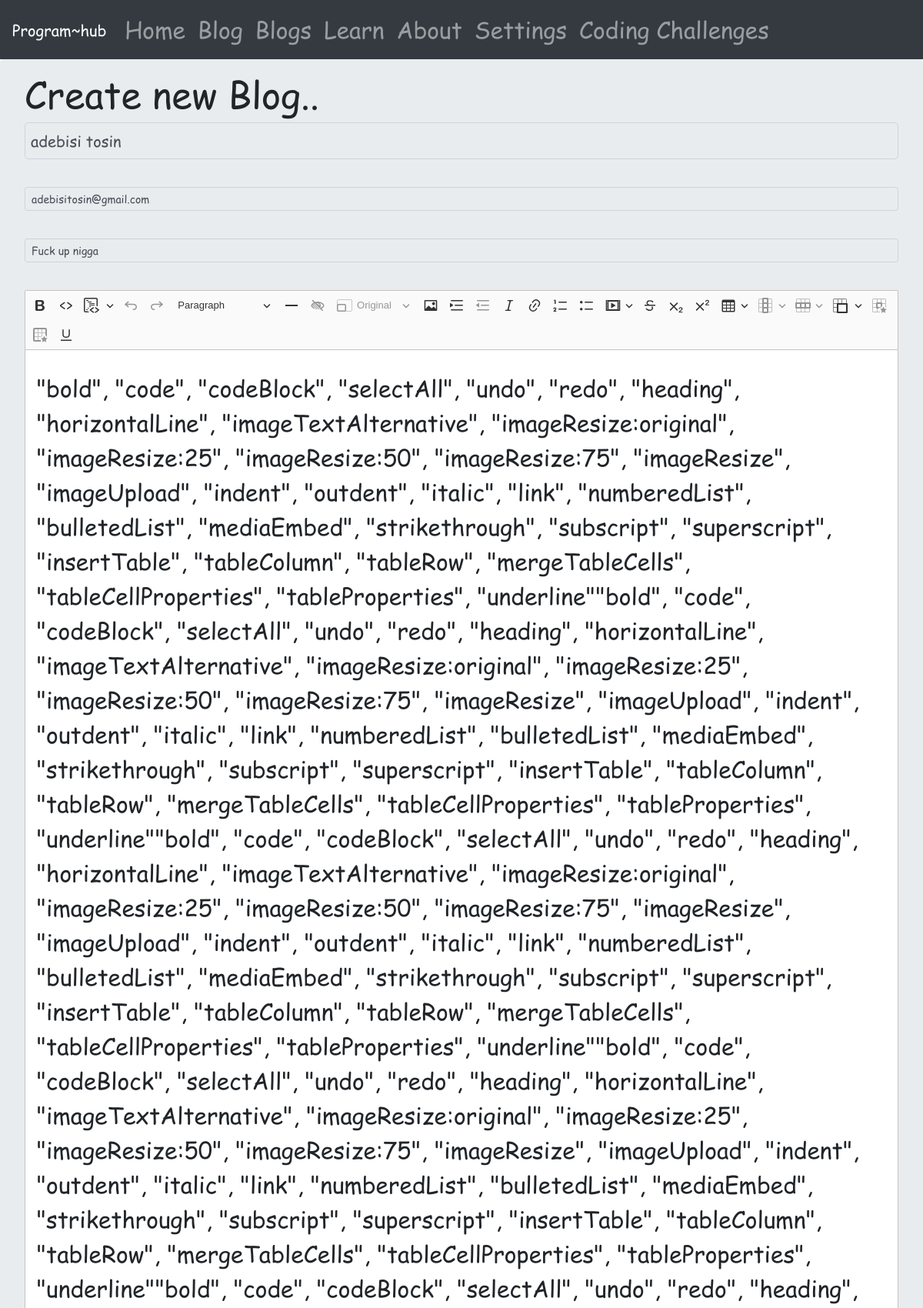
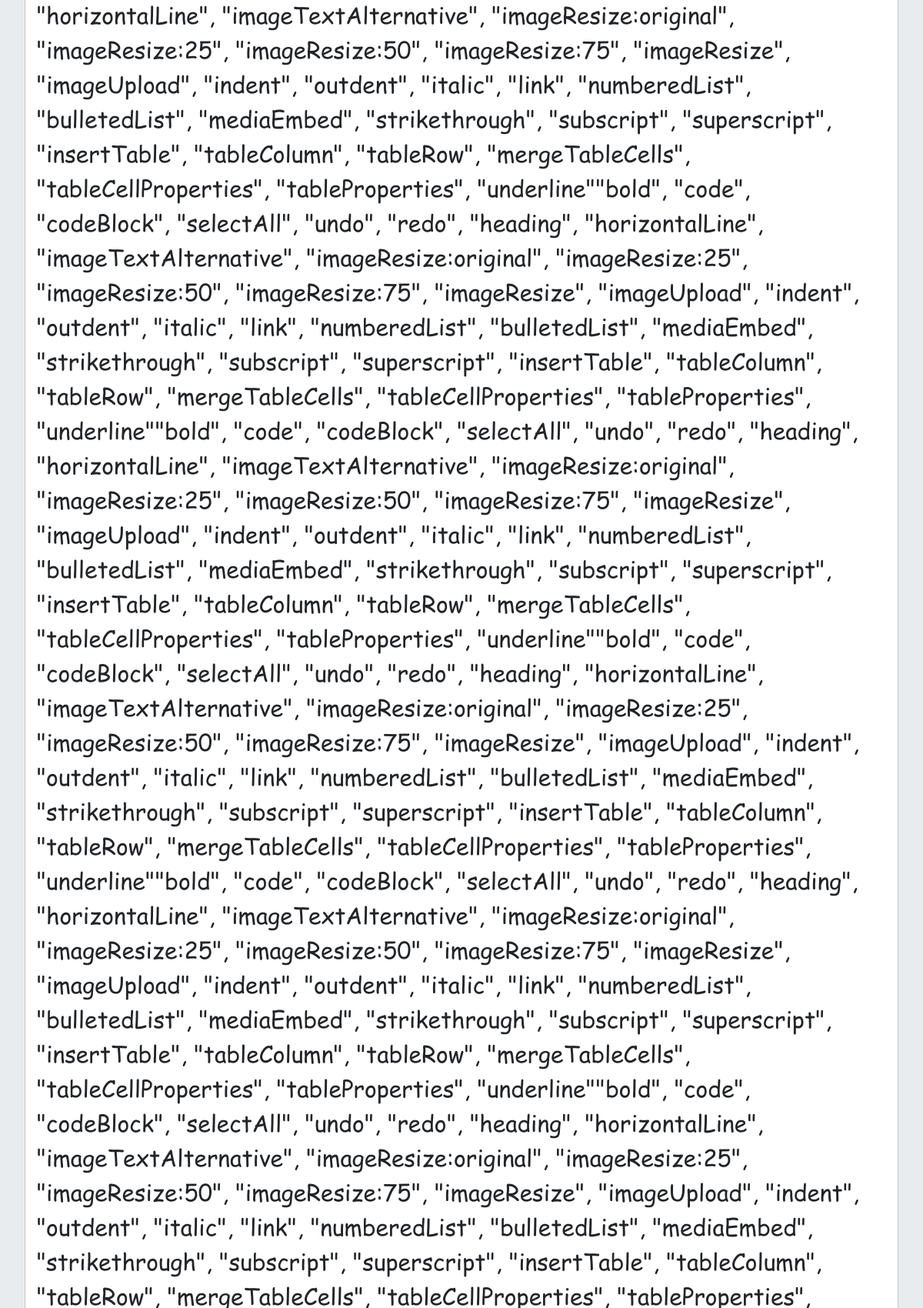
Screenshot of /edit/1 (upper part) with the database file from the repository (2 pictures, top to bottom).
### models.py (models this page shows, shortened)
class Blog(db.Model):
    __tablename__ = 'valid_blogs'
    id = db.Column(db.Integer, primary_key=True)
    name = db.Column(db.String(120), nullable=False, unique=False)
    email = db.Column(db.String(35), nullable=False, unique=False)
    title=db.Column(db.String(255), nullable=False, unique=False)
    date = db.Column(db.DateTime, nullable=False, default=datetime.datetime.utcnow())
    content = db.Column(db.Text, nullable=False, unique=True)

### app.py (the view)
@app.route('/edit/<int:id>')
def edit(id):
    blog=Blog.query.get(id)
    return render_template('blog.html', blog=blog, read="readonly", save='Save')

### templates/blog.html (shortened to what this page needs)
{% extends 'base.html' %}
{% block style %}
<link rel="stylesheet" href="{{url_for('static',filename='styles/blog.css')}}"> {% endblock %}
{% block body %}
<div class="jumbotron flex justify-content-center align-items-center jumbotrons" height="100%">
        <h3 class="">Create new Blog..</h3>
        <form>
                <input class="form-control form-control-lg nm" type="text" placeholder="Name" id="name" name="name" autocomplete="off" {{read}} value="{{blog['name']}}">
                <br>
                <input class="form-control form-control-sm" type="email" placeholder="Mail" name="mail" id='email' autocomplete="off" {{read}} value="{{blog['email']}}">
                <br>
                <input class="form-control form-control-sm" type="text" placeholder="Title" name="title" id='title' autocomplete="off" maxlength="255" {{read}} value="{{blog['title']}}">
                <br>
                <div id="blog_cont">
                </div>
        </form>
</div>
{% endblock %}

### static/styles/base.css (style rules this page uses)
body * { font-family: Comic Sans Ms; font-size:2.0vw; }
h3 { font-size: 4.0vw; }
.jumbotrons { min-height: 100vh; max-height: 100%; margin-bottom: 0rem; }

### static/styles/blog.css (style rules this page uses)
.nm { padding-left: 7px; }
.jumbotrons { padding-top: 16px; }
#blog_cont { background-color: white; font-size: 10px; border-radius: 5px; }

### rows the page displays
Blog: name "adebisi tosin", mail "adebisitosin@gmail.com", title "Fuck up nigga"
